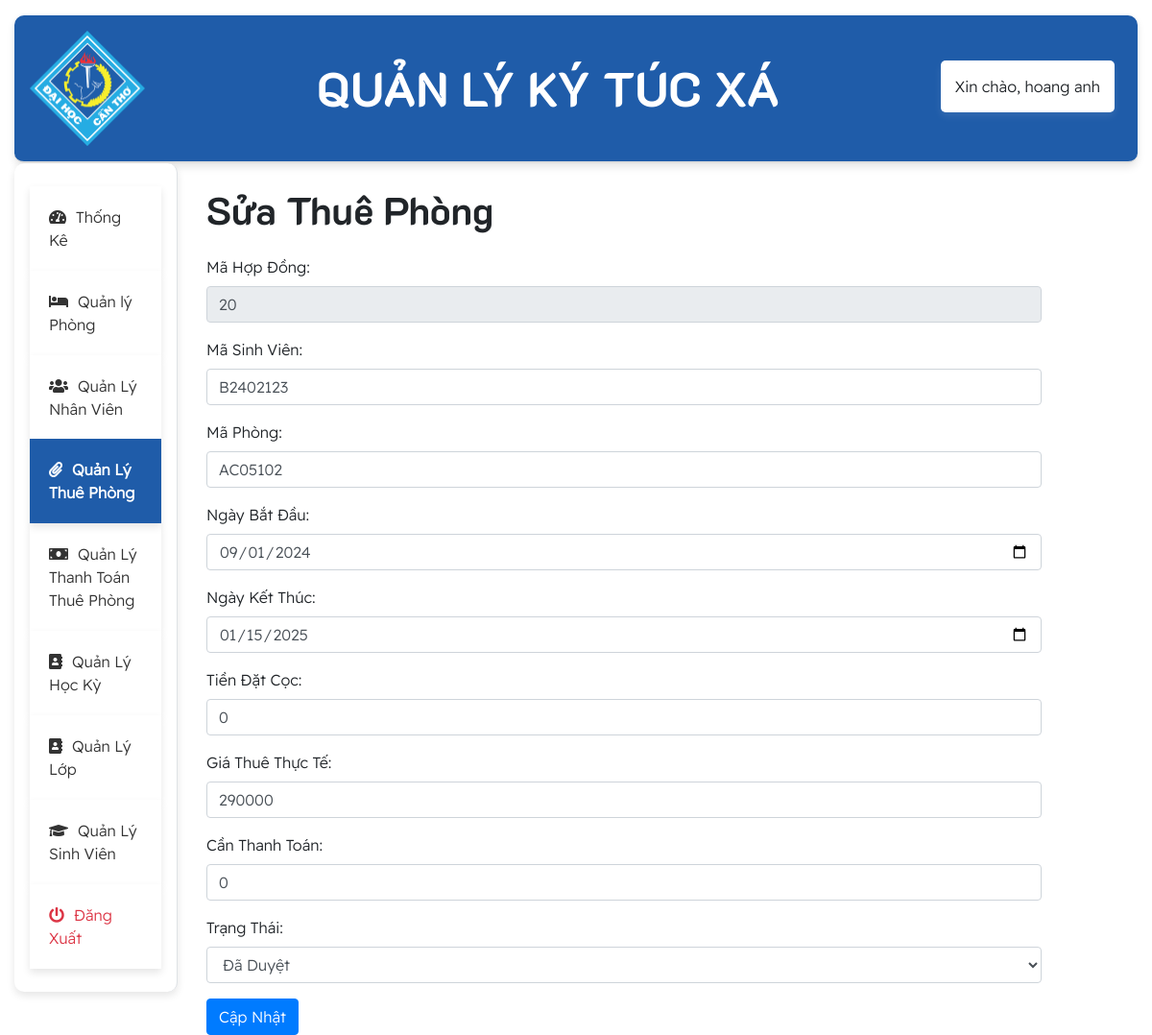
The app's page /thuephong/edit/20 (signed in) with its own data.
### tables this page shows
CREATE TABLE `thuephong` (
  `ma_hop_dong` int NOT NULL AUTO_INCREMENT,
  `ma_sinh_vien` varchar(10) DEFAULT NULL,
  `ma_phong` varchar(7) DEFAULT NULL,
  `bat_dau` date DEFAULT NULL,
  `ket_thuc` date DEFAULT NULL,
  `tien_dat_coc` decimal(10,2) DEFAULT NULL,
  `gia_thue_thuc_te` decimal(10,2) DEFAULT NULL,
  `ma_hoc_ky` varchar(10) DEFAULT NULL,
  `can_thanh_toan` decimal(10,2) NOT NULL DEFAULT '0.00',
  `trang_thai` varchar(20) DEFAULT 'choxetduyet',
  PRIMARY KEY (`ma_hop_dong`),
  KEY `ma_sinh_vien` (`ma_sinh_vien`),
  KEY `ma_phong` (`ma_phong`),
  KEY `ma_hoc_ky` (`ma_hoc_ky`),
  CONSTRAINT `thuephong_ibfk_1` FOREIGN KEY (`ma_sinh_vien`) REFERENCES `sinhvien` (`ma_sinh_vien`),
  CONSTRAINT `thuephong_ibfk_2` FOREIGN KEY (`ma_phong`) REFERENCES `phong` (`ma_phong`),
  CONSTRAINT `thuephong_ibfk_3` FOREIGN KEY (`ma_hoc_ky`) REFERENCES `hoc_ky` (`ma_hoc_ky`)
);

### app/controllers/ThuePhongController.php (called while the page is built, shortened)
<?php
class ThuePhongController
{
    private $thuePhongModel;
    public function __construct($pdo)
    {
        $this->thuePhongModel = new ThuePhong($pdo);
    }
    public function edit($id)
    {
        $thuePhong = $this->thuePhongModel->find($id);
        include '../app/views/thuephong/edit.php';
    }
}

### app/models/ThuePhong.php (called while the page is built, shortened)
<?php
class ThuePhong
{
    public ?PDO $db;
    public function __construct(?PDO $pdo)
    {
        $this->db = $pdo;
    }
    public function find(int $ma_hop_dong): ?ThuePhong
    {
        $statement = $this->db->prepare('SELECT * FROM ThuePhong WHERE ma_hop_dong = :ma_hop_dong');
        $statement->execute(['ma_hop_dong' => $ma_hop_dong]);
        if ($row = $statement->fetch()) {
            return $this->fillFromDB($row);
        }
        return null;
    }
    protected function fillFromDB(array $row): ThuePhong
    {
        return $this;
    }
}

### app/views/thuephong/edit.php (the view, shortened to what this page needs)
<!DOCTYPE html>
<html lang="en">
<head>
    <link href="https://stackpath.bootstrapcdn.com/bootstrap/4.5.2/css/bootstrap.min.css" rel="stylesheet">
    <link rel="stylesheet" href="https://cdnjs.cloudflare.com/ajax/libs/font-awesome/5.15.4/css/all.min.css">
    <link rel="stylesheet" type="text/css" href="../../style.css">
</head>
<body>
    <div class="container-fluid mt-3">
        <div class="row">
            <div class="col-md-12">
                <?php include '../app/views/header.php'; ?>
            </div>
        </div>
        <div class="row">
            <div class="col-md-2">
                <?php include '../app/views/nav.php'; ?>
            </div>
            <div class="col-md-9">
                <div class="content mt-4">
                    <h1 class="mb-4">Sửa Thuê Phòng</h1>
                    <form method="POST">
                        <div class="form-group">
                            <label>Mã Hợp Đồng:</label>
                            <input type="text" name="ma_hop_dong" class="form-control"
                                value="<?= htmlspecialchars($thuePhong->ma_hop_dong) ?>" readonly>
                        </div>
                        <div class="form-group">
                            <label>Mã Sinh Viên:</label>
                            <input type="text" name="ma_sinh_vien" class="form-control"
                                value="<?= htmlspecialchars($thuePhong->ma_sinh_vien) ?>" required>
                        </div>
                        <div class="form-group">
                            <label>Mã Phòng:</label>
                            <input type="text" name="ma_phong" class="form-control"
                                value="<?= htmlspecialchars($thuePhong->ma_phong) ?>" required>
                        </div>
                        <div class="form-group">
                            <label>Ngày Bắt Đầu:</label>
                            <input type="date" name="bat_dau" class="form-control"
                                value="<?= htmlspecialchars($thuePhong->bat_dau) ?>" required>
                        </div>
                        <div class="form-group">
                            <label>Ngày Kết Thúc:</label>
                            <input type="date" name="ket_thuc" class="form-control"
                                value="<?= htmlspecialchars($thuePhong->ket_thuc) ?>" required>
                        </div>
                        <div class="form-group">
                            <label>Tiền Đặt Cọc:</label>
                            <input type="number" name="tien_dat_coc" class="form-control"
                                value="<?= htmlspecialchars($thuePhong->tien_dat_coc) ?>" required>
                        </div>
                        <div class="form-group">
                            <label>Giá Thuê Thực Tế:</label>
                            <input type="number" name="gia_thue_thuc_te" class="form-control"
                                value="<?= htmlspecialchars($thuePhong->gia_thue_thuc_te) ?>" required>
                        </div>
                        <div class="form-group">
                            <label>Cần Thanh Toán:</label>
                            <input type="number" name="can_thanh_toan" class="form-control"
                                value="<?= htmlspecialchars($thuePhong->can_thanh_toan) ?>" required>
                        </div>
                        <div class="form-group">
                            <label>Trạng Thái:</label>
                            <select name="trang_thai" class="form-control" required>
                                <option value="daduyet" <?= $thuePhong->trang_thai === 'daduyet' ? 'selected' : '' ?>>Đã
                                    Duyệt</option>
                            </select>
                        </div>
                        <button type="submit" class="btn btn-primary">Cập Nhật</button>
                    </form>
                </div>
            </div>
        </div>
    </div>
</body>
</html>

### public/style.css (style rules this page uses)
:root { --main-bg-color: #009d63; --main-text-color: #009d63; --second-text-color: #bbbec5; --second-bg-color: #c1efde; }
h1 { font-family: 'CustomFont', sans-serif; }
body { font-family: 'CustomFont1', sans-serif; }

### records on screen
thuephong: ma_hop_dong "20", ma_sinh_vien "B2402123", ma_phong "AC05102", bat_dau "09/01/2024", ket_thuc "01/15/2025", tien_dat_coc "0", gia_thue_thuc_te "290000", can_thanh_toan "0", trang_thai "Đã Duyệt"

### other values on screen
$_SESSION['ho_ten'] "hoang anh"
